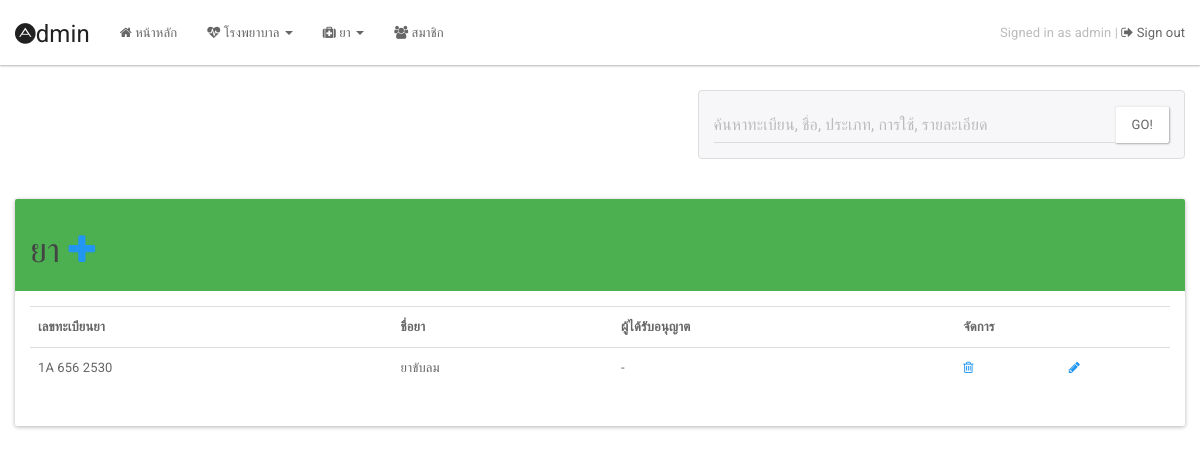
/admin/list-medicine.php?keyword=1A 656 2530 (signed in), run on the app's committed database.
### tables this page shows
CREATE TABLE `medicine` (
  `medicine_id` varchar(30) NOT NULL DEFAULT '' COMMENT 'เลขทะเบียน',
  `medicine_name_th` varchar(255) NOT NULL DEFAULT '' COMMENT 'ชื่อยาภาษาไทย',
  `medicine_name_eng` varchar(255) NOT NULL COMMENT 'ชื่อยาภาษาอังกฤษ',
  `medicine_type` enum('ยาเม็ด','ยาน้ำ','ยาขี้ผึ้งหรือครีม') NOT NULL COMMENT 'รูปแบบของยา',
  `medicine_type_control` enum('ยาสามัญ','ยาอันตราย') NOT NULL COMMENT 'ชนิดของยากฎหมายควบคุม',
  `medicine_detail` text NOT NULL COMMENT 'สรรพคุณ',
  `medicine_chemical` text NOT NULL COMMENT 'สารประกอบสำคัญ',
  `medicine_status` enum('คงอยู่','ยกเลิก') NOT NULL DEFAULT 'คงอยู่' COMMENT 'คงอยู่, ยกเลิก',
  `medicine_use` enum('ภายนอก','ภายใน') NOT NULL COMMENT 'ประเภทของยา',
  `owner_name` varchar(255) NOT NULL COMMENT 'ชื่อผู้รับอนุญาต',
  `company_name` varchar(255) NOT NULL COMMENT 'ชื่อสถานที่ผลิต',
  `company_address` text NOT NULL COMMENT 'ที่ตั้ง',
  `company_province` int(3) NOT NULL,
  `company_amphur` int(3) NOT NULL,
  `company_district` int(3) NOT NULL,
  `company_zipcode` int(5) NOT NULL,
  `tel` text NOT NULL COMMENT 'เบอร์โทรผู้ผลิต',
  `date_added` datetime NOT NULL
);

### php/config/autoload.inc.php (called while the page is built, shortened)
<?php
function file_include($class) {
    $path = str_replace('\\', DS, WWW_ROOT . DS . $class . '.inc.php');
}

### php/config/database.inc.php (called while the page is built, shortened)
<?php
class database {
    public $mysqli;
    public function connection() {
        $this->mysqli = mysqli_init();
        $link = $this->mysqli->real_connect(LOCALHOST, USER, PWD, DBNAME);
        if ($link) {
            $this->mysqli->set_charset("UTF8");
            return true;
        } else {
            print $this->mysqli->connect_error;
        }
    }
    public function close_connection() {
        $this->mysqli = null;
    }
    public function query($sql, &$rows, &$num_rows) {
        if (self::connection()) {
            $result = $this->mysqli->query($sql);
            if ($result) {
                if ($result !== true) {
                    while ($data = $result->fetch_assoc()) {
                        $rows[] = $data;
                    }
                }
            } else {
                return "Error1 : " . $this->mysqli->errno . " = " . $this->mysqli->error;
            }
            return true;
        }
    }
}
?>

### admin/list-medicine.php (the view, shortened to what this page needs)
<?php
if (!isset($_SESSION["admin"]) || $_SESSION["admin"] != "logon") {
    session_unset();
    session_destroy();
    header("Location: index.php");
    exit;
} else {
    include '../php/config/autoload.inc.php';
}
$db = new db;
?>
    <!DOCTYPE html>
    <html lang="en">
    <head>
        <link rel="stylesheet" href="../node_modules/bootstrap/dist/css/bootstrap.min.css">
    </head>
    <body>
        <article class="container-fluid" style="">
            <?php include "header.php";?>
                <section>
                    <div class="row">
                        <div class="col-md-12">
                            <form action="" method="GET" class="col-md-5 pull-right">
                                <div class="input-group">
                                    <input type="text" class="form-control" name="keyword" placeholder="ค้นหาทะเบียน, ชื่อ, ประเภท, การใช้, รายละเอียด">
                                    <span class="input-group-btn"><button class="btn btn-default" type="submit">Go!</button></span>
                                </div>
                            </form>
                        </div>
                        <div class="col-md-12" style="padding-top: 10px;">
                            <div class="panel panel-success">
                                <div class="panel-heading">
                                    <h3>ยา <a href="create-medicine.php"><i style="" class="fa fa-plus"></i></a></h3>
                                </div>
                                <div class="panel-body">
                                    <table class="table table-hover">
                                        <tr>
                                            <th>เลขทะเบียนยา</th>
                                            <th>ชื่อยา</th>
                                            <th>ผู้ได้รับอนุญาต</th>
                                            <th colspan="2">จัดการ</th>
                                        </tr>
                                        <?php
if (isset($_GET['keyword'])) {
    $keyword = $_GET['keyword'];
    $sql = "SELECT * FROM medicine WHERE medicine_id Like '%" . $keyword . "%'
    OR medicine_name_th LIKE '%" . $keyword . "%' OR medicine_name_eng LIKE '%" . $keyword . "%'
    OR medicine_type LIKE '%" . $keyword . "%'
    OR medicine_type_control LIKE '%" . $keyword . "%'
    OR medicine_detail LIKE '%" . $keyword . "%'
    OR medicine_chemical LIKE '%" . $keyword . "%'
    OR medicine_status LIKE '%" . $keyword . "%'
    OR medicine_use LIKE '%" . $keyword . "%'
    OR owner_name LIKE '%" . $keyword . "%'
    OR company_name LIKE '%" . $keyword . "%'
    OR company_zipcode LIKE '%" . $keyword . "%'
    OR tel LIKE '%" . $keyword . "%'
    ";
} else {
    $sql = "select * from medicine ";
}
$sql .= "ORDER BY date_added DESC;";
$result = $db->query($sql, $rows, $num_rows);
if ($result) {
    foreach ($rows as $k => $v) {
        print "
        <tr>
            <td>" . $v['medicine_id'] . "</td>
            <td>" . $v['medicine_name_th'] . "</td>
            <td>" . $v['owner_name'] . "</td>
            <td><a href='delete-medicine.php?id=" . urlencode($v['medicine_id']) . "' onclick='return confirm(\"ยืนยันการลบข้อมูล ?\");'><i class='fa fa-trash-o'></i></a></td>
            <td><a href='edit-medicine.php?id=" . urlencode($v['medicine_id']) . "'><i class='fa fa-pencil'></i></a></td>
        </tr>
        ";
    }
}
?>
                                    </table>
                                </div>
                            </div>
                        </div>
                    </div>
                </section>
        </article>
    </body>
    </html>

### css/mine.css (style rules this page uses)
html, body { height: 100% }
article { position: relative; }
form { border-style: solid; border-color: #ddd; border-width: 1px; border-radius: 4px 4px 4px 4px; padding: 15px 10px 15px 10px; width: 70%; margin-top: 30px; margin-bottom: 30px; margin-left: auto; margin-right: auto; background-color: #f7f7f9; }

### data on the page
medicine: medicine_id "1A 656 2530", medicine_name_th "ยาขับลม", owner_name "-"

### other printed values
$_SESSION['typeOfUser'] "admin"
